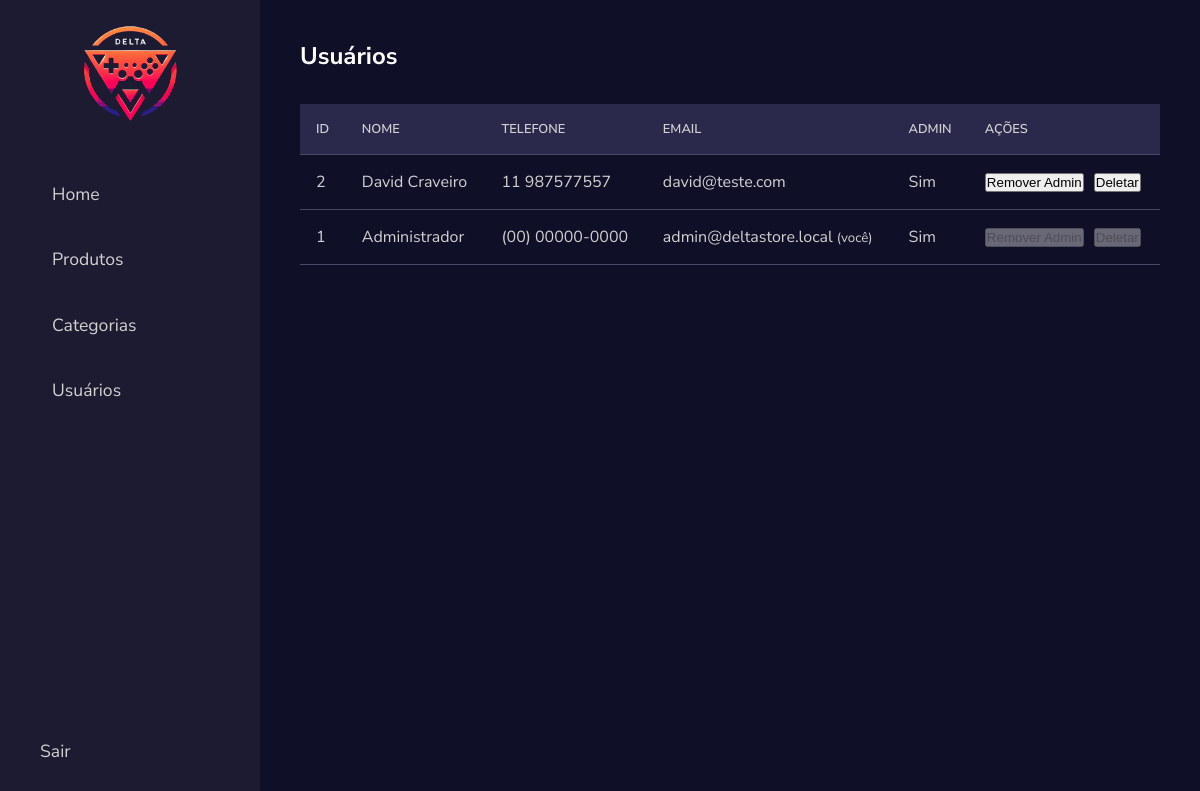
Page /src/pages/admin/admin-usuarios.php (signed in) on the earlier database version.
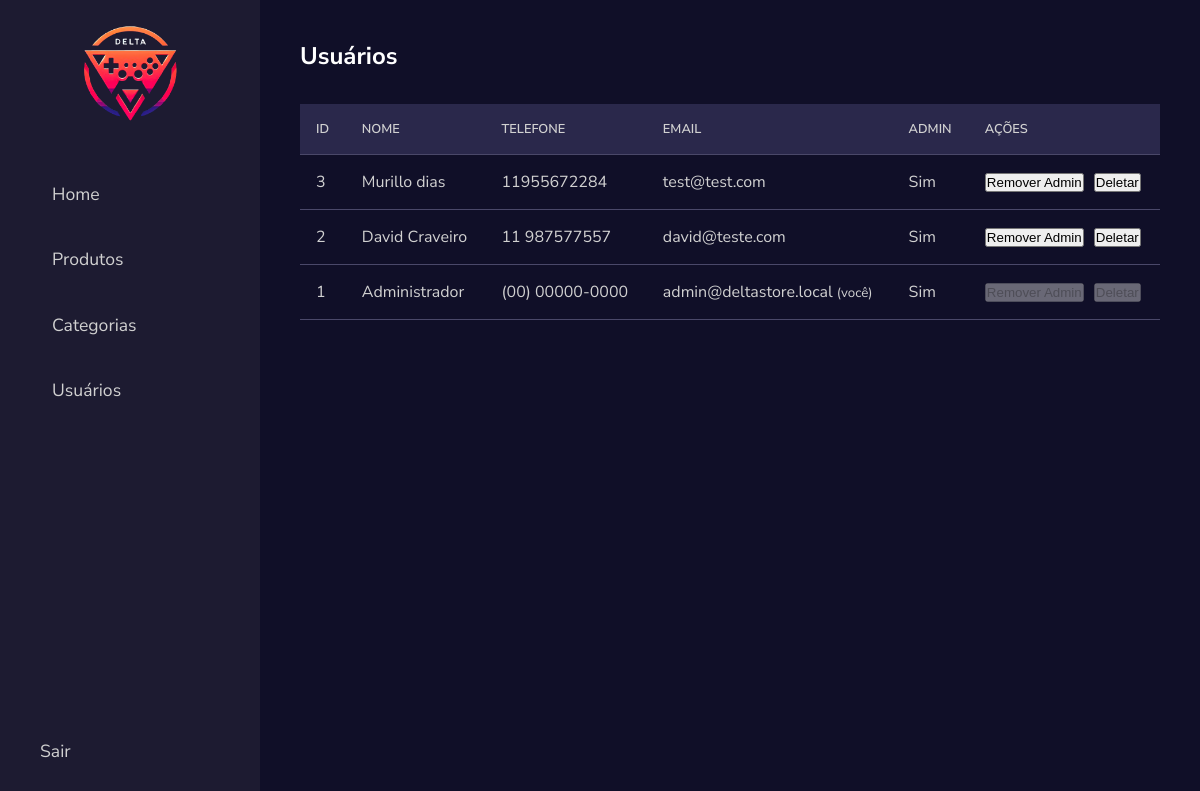
Same page on the later database version.
### tables this page shows
CREATE TABLE users (
    id INTEGER PRIMARY KEY AUTOINCREMENT,
    nome TEXT NOT NULL,
    telefone TEXT NOT NULL,
    email TEXT UNIQUE NOT NULL,
    password TEXT NOT NULL,
    is_admin INTEGER DEFAULT 0
);

### src/includes/db.php (called while the page is built, shortened)
<?php
$dbFile = __DIR__ . '/../db/database.sqlite';
try {
    $pdo = new PDO('sqlite:' . $dbFile);
    $pdo->setAttribute(PDO::ATTR_ERRMODE, PDO::ERRMODE_EXCEPTION);
} catch (Exception $e) {
    die('Erro ao conectar ao banco: ' . $e->getMessage());
}
function queryAll($sql, $params = []) {
    global $pdo;
    $stmt = $pdo->prepare($sql);
    $stmt->execute($params);
    return $stmt->fetchAll(PDO::FETCH_ASSOC);
}

### src/pages/admin/admin-usuarios.php (the view, shortened to what this page needs)
<?php
require_once __DIR__ . '/../../includes/db.php';
$users = queryAll('SELECT id, nome, telefone, email, is_admin FROM users ORDER BY id DESC');
?>
<!DOCTYPE html>
<html lang="pt-br">
<head>
    <link rel="stylesheet" href="/src/pages/admin/styles/admin-style.css">
</head>
<body>
    <div class="admin-container">
        <aside class="sidebar">
            <div class="sidebar-header">
                <img src="/src/assets/images/logodelta.png" alt="Logo Delta" class="sidebar-logo">
            </div>
            <nav class="sidebar-nav">
                <ul>
                    <li><a href="/src/pages/admin/admin-index.php"><i class="fas fa-home"></i> Home</a></li>
                    <li><a href="/src/pages/admin/admin-produtos.php"><i class="fas fa-box-open"></i> Produtos</a></li>
                    <li><a href="/src/pages/admin/admin-categorias.php"><i class="fas fa-tags"></i> Categorias</a></li>
                    <li class="active"><a href="/src/pages/admin/admin-usuarios.php"><i class="fas fa-users"></i> Usuários</a></li>
                </ul>
            </nav>
            <div class="sidebar-footer">
                <a href="/src/actions/logout.php"><i class="fas fa-sign-out-alt"></i> Sair</a>
            </div>
        </aside>
        <main class="main-content">
            <header class="main-header">
                <h2>Usuários</h2>
            </header>
            <section class="content-table">
                <table>
                    <thead>
                        <tr>
                            <th>ID</th>
                            <th>Nome</th>
                            <th>Telefone</th>
                            <th>Email</th>
                            <th>Admin</th>
                            <th>Ações</th>
                        </tr>
                    </thead>
                    <tbody>
                        <?php foreach($users as $u): ?>
                        <tr>
                            <td><?php echo $u['id']; ?></td>
                            <td><?php echo htmlspecialchars($u['nome']); ?></td>
                            <td><?php echo htmlspecialchars($u['telefone']); ?></td>
                            <td><?php echo htmlspecialchars($u['email']); ?>
                                <?php if (!empty($_SESSION['user_id']) && $_SESSION['user_id'] == $u['id']): ?>
                                    <small> (você)</small>
                                <?php endif; ?>
                            </td>
                            <td><?php echo !empty($u['is_admin']) ? 'Sim' : 'Não'; ?></td>
                            <td>
                                <div class="actions-cell">
                                    <form action="/src/actions/admin_toggle_admin.php" method="post" style="display:inline-block; margin-right:6px;">
                                        <?php $disable_toggle = (!empty($_SESSION['user_id']) && $_SESSION['user_id'] == $u['id']); ?>
                                        <button type="submit" <?php echo $disable_toggle ? 'disabled' : ''; ?>>
                                            <?php echo !empty($u['is_admin']) ? 'Remover Admin' : 'Tornar Admin'; ?>
                                        </button>
                                    </form>
                                    <form action="/src/actions/admin_delete_user.php" method="post" style="display:inline-block;" onsubmit="return confirm('Confirma exclusão do usuário <?php echo htmlspecialchars($u['email']); ?>?');">
                                        <?php $disable_delete = (!empty($_SESSION['user_id']) && $_SESSION['user_id'] == $u['id']); ?>
                                        <button type="submit" <?php echo $disable_delete ? 'disabled' : ''; ?>>Deletar</button>
                                    </form>
                                </div>
                            </td>
                        </tr>
                        <?php endforeach; ?>
                    </tbody>
                </table>
            </section>
        </main>
    </div>
</body>
</html>

### src/pages/admin/styles/admin-style.css (style rules this page uses)
:root { --cor-fundo-principal: #100f28; --cor-fundo-sidebar: #1d1b31; --cor-fundo-tabela-header: #2a284b; --cor-texto-principal: #ffffff; --cor-texto-secundario: #d1d1d1; --cor-borda: #4a4869; --cor-botao-cadastro: #f0f0f0; --cor-botao-texto: #333; }
* { margin: 0; padding: 0; box-sizing: border-box; }
body { font-family: 'Nunito Sans', sans-serif; background-color: var(--cor-fundo-principal); color: var(--cor-texto-principal); display: flex; }
.admin-container { display: flex; width: 100%; min-height: 100vh; }
.sidebar { width: 260px; background-color: var(--cor-fundo-sidebar); display: flex; flex-direction: column; padding: 1.5rem; }
.sidebar-header { text-align: center; margin-bottom: 2.5rem; }
.sidebar-logo { max-width: 100px; }
.sidebar-nav ul { list-style: none; }
.sidebar-nav li { margin-bottom: 1rem; }
.sidebar-nav a { color: var(--cor-texto-secundario); text-decoration: none; font-size: 1.1rem; display: block; padding: 0.8rem 1rem; border-radius: 8px; transition: background-color 0.3s, color 0.3s; }
.sidebar-footer { margin-top: auto; }
.sidebar-footer a { color: var(--cor-texto-secundario); text-decoration: none; font-size: 1.1rem; display: block; padding: 0.8rem 1rem; }
.main-content { flex-grow: 1; padding: 2.5rem; }
.main-header { display: flex; justify-content: space-between; align-items: center; margin-bottom: 2rem; }
.content-table { width: 100%; }
table { width: 100%; border-collapse: collapse; }
th, td { padding: 1rem; text-align: left; border-bottom: 1px solid var(--cor-borda); vertical-align: middle; }
thead { background-color: var(--cor-fundo-tabela-header); }
th { font-size: 0.8rem; text-transform: uppercase; color: var(--cor-texto-secundario); font-weight: 600; }
tbody tr { transition: background-color 0.2s; }
td { color: var(--cor-texto-secundario); }

Differences in the rows shown:
added users: id "3", nome "Murillo dias", telefone "11955672284", email "test@test.com", is_admin "Sim"
